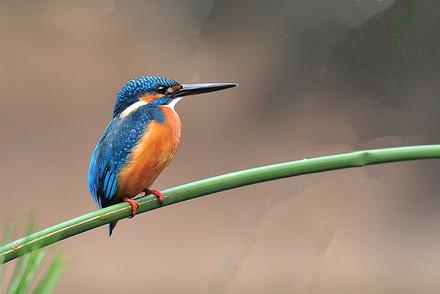
#> input picture opencv_3/images/29.jpg, 440 x 294 px, found by its file name
$ jupyter execute '模板匹配.ipynb'
#> lines starting #> are read from the running program, lines starting #| are printed output that depends on the picture
[cell 1]
import cv2
import numpy as np
from matplotlib import pyplot as plt
img=cv2.imread('../images/29.jpg',0)
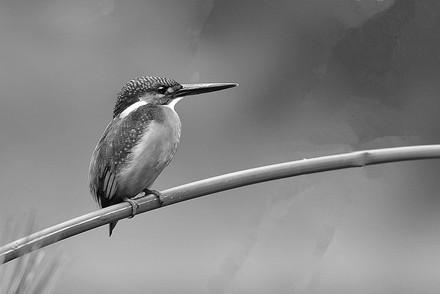
#> img: shape (294, 440); min 0, max 255, mean 132.5
img2=img.copy()
template=cv2.imread('../images/lena.jpg',0)
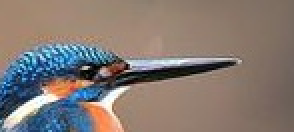
#> input picture opencv_3/images/lena.jpg, 147 x 66 px, found by its file name (shown 2 times larger)
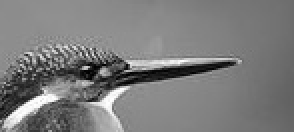
#> template: shape (66, 147) (shown 2 times larger); min 0, max 255, mean 124

[cell 2]
w,h=template.shape[::-1]
#> w = 147; h = 66
methods=['cv2.TM_CCOEFF', 'cv2.TM_CCOEFF_NORMED', 'cv2.TM_CCORR', 'cv2.TM_CCORR_NORMED', 'cv2.TM_SQDIFF', 'cv2.TM_SQDIFF_NORMED']
for meth in methods:
    img=img2.copy()
    method=eval(meth)
    res=cv2.matchTemplate(img,template,method)
    min_val,max_val,min_loc,max_loc=cv2.minMaxLoc(res)

    if method in [cv2.TM_SQDIFF,cv2.TM_SQDIFF_NORMED]:
        top_left=min_loc
    else:
        top_left=max_loc
    bottom_right=(top_left[0]+w,top_left[1]+h)
    cv2.rectangle(img,top_left,bottom_right,255,2)
    plt.subplot(121),plt.imshow(res,'gray')
    plt.title('Matching Result'), plt.xticks([]), plt.yticks([])
    plt.subplot(122),plt.imshow(img,'gray')
    plt.title('Detected Point'), plt.xticks([]), plt.yticks([])
    plt.suptitle(meth)
    plt.show()
#> this loop made 6 passes
#> (min_val, max_val, min_loc, top_left, bottom_right) on passes 1 to 4: (-4120737.5, 14001447, (56, 179), (118, 54), (265, 120)), (-0.33, 0.999, (289, 116), (118, 54), (265, 120)), (95511744, 208293392, (293, 20), (114, 227), (261, 293)), (0.88, 1, (57, 178), (118, 54), (265, 120))
#> (min_val, max_val, max_loc, top_left, bottom_right) on passes 5 to 6: (18512, 47069344, (56, 180), (118, 54), (265, 120)), (0.000114, 0.334, (293, 20), (118, 54), (265, 120))
#> pass 1, `res=cv2.matchTemplate(img,template,method)`:
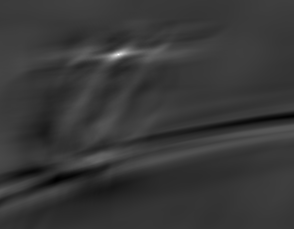
#> res: shape (229, 294) float32; min -4120737.5, max 14001447, mean -122853.7; drawn with min black and max white
#> pass 1, `plt.show()`:
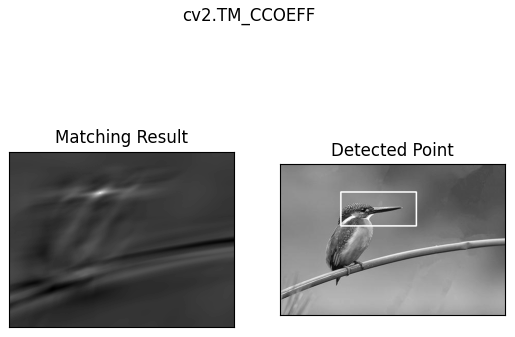
#> figure drawn by matplotlib, 2 panels
#> pass 3, `res=cv2.matchTemplate(img,template,method)`:
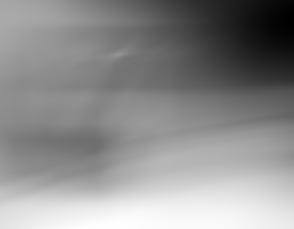
#> res: shape (229, 294) float32; min 95511744, max 208293392, mean 158418368; drawn with min black and max white
#> after the loop:
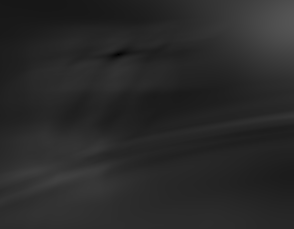
#> res: shape (229, 294) float32; min 0.000114, max 0.334, mean 0.162
